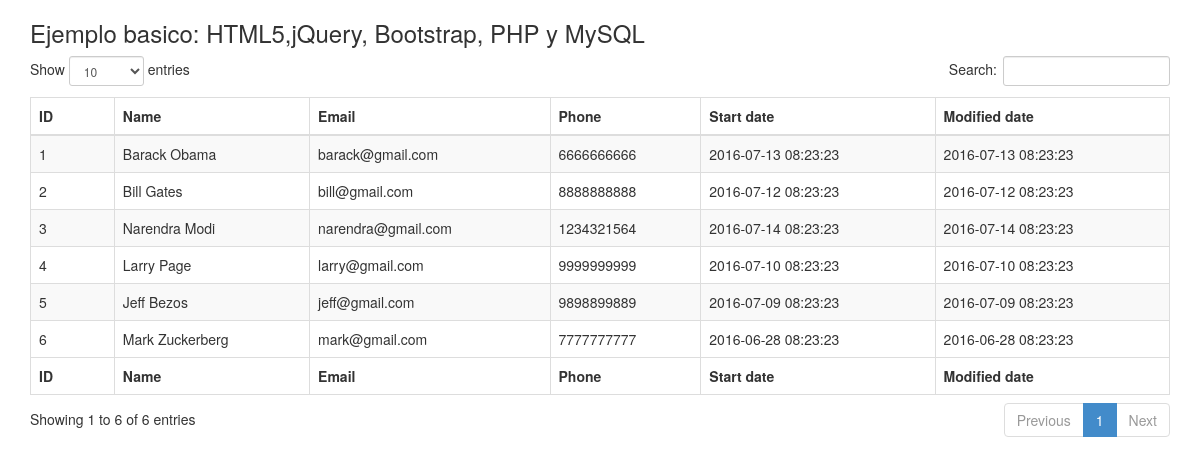
The page / on the database its author committed.
### tables this page shows
CREATE TABLE IF NOT EXISTS `users` (
`id` int(11) NOT NULL,
  `name` varchar(100) NOT NULL,
  `email` varchar(100) NOT NULL,
  `phone` varchar(15) NOT NULL,
  `created` datetime NOT NULL,
  `modified` datetime NOT NULL,
  `status` enum('1','0') NOT NULL
);

### index.php (the view, shortened to what this page needs)
<!DOCTYPE html>
<head>
<link rel="stylesheet" href="css/bootstrap.min.css">
<link rel="stylesheet" href="css/dataTables.uikit.css">
</head>
<body>
<div id="wrap">
			<div class="container">
            <h3>Ejemplo basico: HTML5,jQuery, Bootstrap, PHP y MySQL </h3>
<table id="example" class="table table-striped table-bordered" cellspacing="0" width="100%">
        <thead>
            <tr>
                <th>ID</th>
                <th>Name</th>
                <th>Email</th>
                <th>Phone</th>
                <th>Start date</th>
                <th>Modified date</th>
            </tr>
        </thead>
        <tbody>
		<?php
		$con = conectaDB();
		$sql ="select id,name,email,phone,created,modified from users";
		$result=mysql_query($sql, $con);
		while($row = mysql_fetch_row($result)){
        echo "<tr>
                <td>$row[0]</td>
                <td>$row[1]</td>
                <td>$row[2]</td>
                <td>$row[3]</td>
                <td>$row[4]</td>
                <td>$row[5]</td>
            </tr>";
		}
		?>
        </tbody>
		<tfoot>
            <tr>
                <th>ID</th>
                <th>Name</th>
                <th>Email</th>
                <th>Phone</th>
                <th>Start date</th>
                <th>Modified date</th>
            </tr>
        </tfoot>
    </table>
	</div>
</div>
</body>
</html>

### css/dataTables.uikit.css (style rules this page uses)
table.dataTable { clear: both; margin-top: 6px !important; margin-bottom: 6px !important; max-width: none !important; }
table.dataTable td, table.dataTable th { -webkit-box-sizing: content-box; box-sizing: content-box; }
table.dataTable thead > tr > th, table.dataTable thead > tr > td { position: relative; }
table.dataTable thead > tr > th.sorting_asc, table.dataTable thead > tr > th.sorting_desc, table.dataTable thead > tr > th.sorting, table.dataTable thead > tr > td.sorting_asc, table.dataTable thead > tr > td.sorting_desc, table.dataTable thead > tr > td.sorting { padding-right: 30px; }
table.dataTable thead > tr > th.sorting:after, table.dataTable thead > tr > th.sorting_asc:after, table.dataTable thead > tr > th.sorting_desc:after, table.dataTable thead > tr > td.sorting:after, table.dataTable thead > tr > td.sorting_asc:after, table.dataTable thead > tr > td.sorting_desc:after { position: absolute; top: 7px; right: 8px; display: block; font-family: 'FontAwesome'; }
table.dataTable thead > tr > th.sorting:after, table.dataTable thead > tr > td.sorting:after { content: "\f0dc"; color: #ddd; font-size: 0.8em; padding-top: 0.12em; }
table.dataTable thead > tr > th.sorting_asc:after, table.dataTable thead > tr > td.sorting_asc:after { content: "\f0de"; }

### rows shown on the page
users: id "1", name "Barack Obama", email "barack@gmail.com", phone "6666666666", created "2016-07-13 08:23:23", modified "2016-07-13 08:23:23"
users: id "2", name "Bill Gates", email "bill@gmail.com", phone "8888888888", created "2016-07-12 08:23:23", modified "2016-07-12 08:23:23"
users: id "3", name "Narendra Modi", email "narendra@gmail.com", phone "1234321564", created "2016-07-14 08:23:23", modified "2016-07-14 08:23:23"
users: id "4", name "Larry Page", email "larry@gmail.com", phone "9999999999", created "2016-07-10 08:23:23", modified "2016-07-10 08:23:23"
users: id "5", name "Jeff Bezos", email "jeff@gmail.com", phone "9898899889", created "2016-07-09 08:23:23", modified "2016-07-09 08:23:23"
users: id "6", name "Mark Zuckerberg", email "mark@gmail.com", phone "7777777777", created "2016-06-28 08:23:23", modified "2016-06-28 08:23:23"
